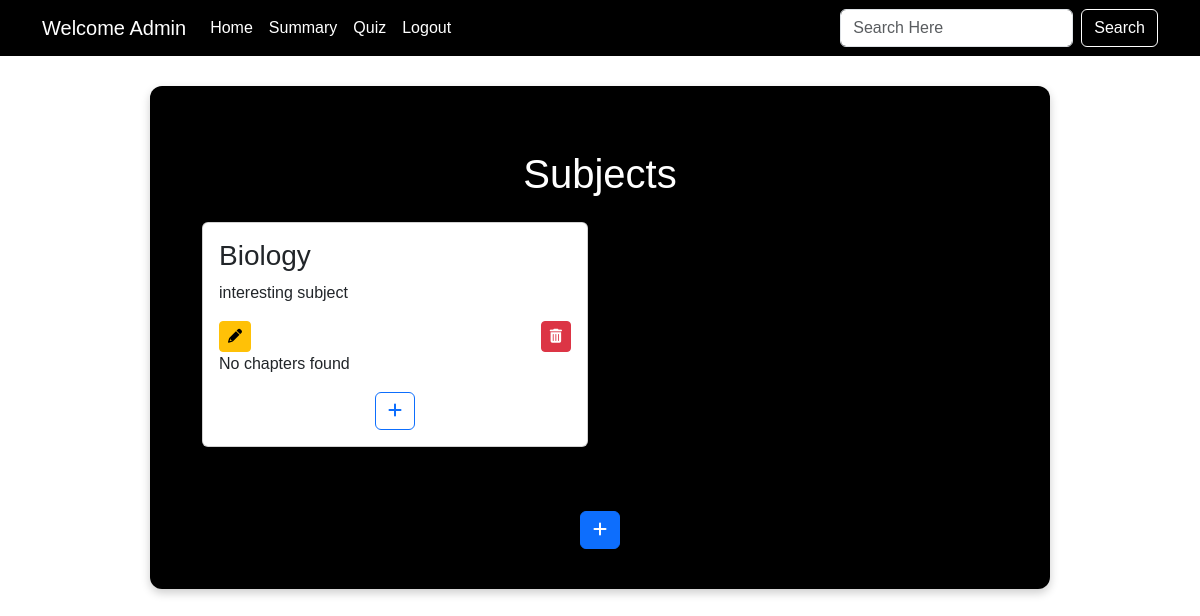
The page /admin_dashboard/Aleena Ayesha Alvi  on the database as committed earlier.
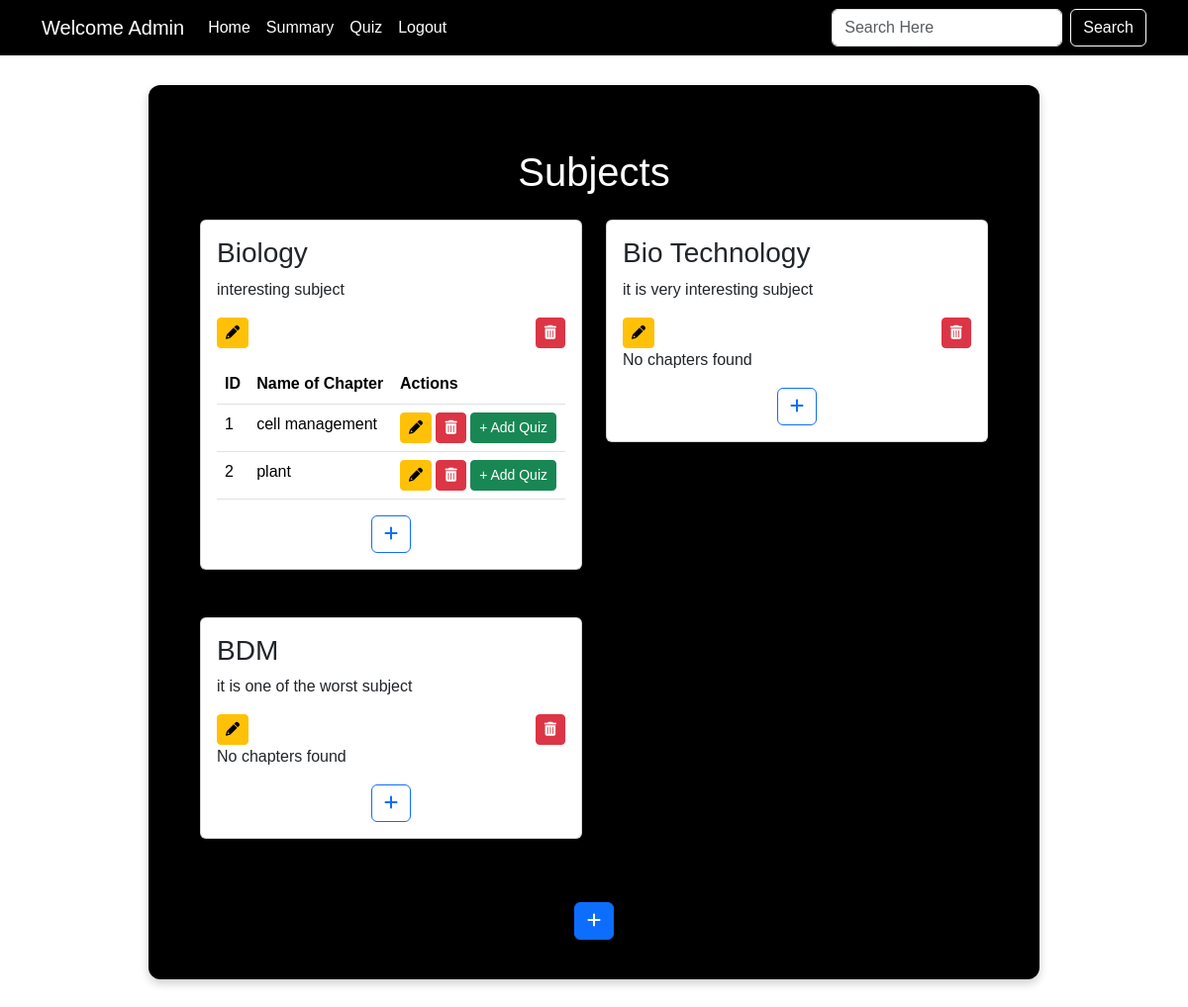
The same page on the database as committed later.
### backend/models.py (models this page shows)
class Subject(db.Model):
    __tablename__ = "subjects"
    id = db.Column(db.Integer, primary_key=True)
    subj_name = db.Column(db.String(80), nullable=False)
    subj_desc = db.Column(db.String(200))
    chapters = db.relationship("Chapter", backref="subjects", lazy=True, cascade="all,delete")

class Chapter(db.Model):
    __tablename__ = "chapters"
    id = db.Column(db.Integer, primary_key=True)
    subject_id = db.Column(db.Integer, db.ForeignKey("subjects.id"), nullable=False)  # Fixed FK
    chapter_name = db.Column(db.String(80), nullable=False)
    chapt_desc = db.Column(db.String(200))
    quizzes = db.relationship("Quiz", backref="chapters", lazy=True, cascade="all,delete")

### backend/controllers.py (the view)
@app.route('/admin_dashboard/<name>', methods=['GET', 'POST'])
def admin_dashboard(name):
    if request.method == 'POST':
        pass
    subjects = Subject.query.all()
    return render_template('admin_dashboard.html', name=name, subjects=subjects)

### templates/admin_dashboard.html (shortened to what this page needs)
{% extends 'admin_layout.html' %}
{% block content %}
  <div class="container">
    <h1 class="text-center my-4" style="color:white;">Subjects</h1>
    {% if subjects %}
      <div class="row">
        {% for subject in subjects %}
          <div class="col-sm-6 mb-4">
            <div class="card mb-4">
              <div class="card-body">
                <h3 class="card-title">{{ subject.subj_name }}</h3>
                <p class="card-text">{{ subject.subj_desc }}</p>
                <div class="d-flex justify-content-between">
                  <a href="/edit_subject/{{ subject.id }}/{{ name }}" class="btn btn-warning btn-sm">
                    <i class="fas fa-pencil-alt"></i>
                  </a>
                  <a href="/delete_subject/{{ subject.id }}/{{ name }}" class="btn btn-danger btn-sm"
                     onclick="return confirm('Are you sure you want to delete this subject?')">
                    <i class="fas fa-trash-alt"></i>
                  </a>
                </div>
                {% if subject.chapters %}
                  <table class="table mt-3">
                    <thead>
                      <tr>
                        <th>ID</th>
                        <th>Name of Chapter</th>
                        <th>Actions</th>
                      </tr>
                    </thead>
                    <tbody>
                      {% for chapter in subject.chapters %}
                        <tr>
                          <td>{{ loop.index }}</td>
                          <td>{{ chapter.chapter_name }}</td>
                          <td>
                            <a href="/edit_chapter/{{ chapter.id }}/{{ name }}" class="btn btn-warning btn-sm">
                              <i class="fas fa-pencil-alt"></i>
                            </a>
                            <a href="/delete_chapter/{{ chapter.id }}/{{ name }}" class="btn btn-danger btn-sm"
                               onclick="return confirm('Are you sure you want to delete this chapter?')">
                              <i class="fas fa-trash-alt"></i>
                            </a>
                            <a href="/add_quiz/{{ chapter.id }}/{{ name }}" class="btn btn-success btn-sm">+ Add Quiz</a>
                          </td>
                        </tr>
                      {% endfor %}
                    </tbody>
                  </table>
                {% else %}
                  <p>No chapters found</p>
                {% endif %}
                <div class="text-center mt-2">
                  <a href="/add_chapters/{{ subject.id }}/{{ name }}" class="btn btn-outline-primary btn-circle">
                    <i class="fas fa-plus"></i>
                  </a>
                </div>
              </div>
            </div>
          </div>
        {% endfor %}
      </div>
    {% else %}
      <h3 class="text-center">No Subjects Found</h3>
    {% endif %}
    <div class="text-center mt-3">
      <a href="/add_subjects/{{ name }}" class="btn btn-primary btn-circle">
        <i class="fas fa-plus"></i>
      </a>
    </div>
  </div>
{% endblock %}

### templates/admin_layout.html (shortened to what this page needs)
<!doctype html>
<html lang="en">
<head>
  <link href="https://cdn.jsdelivr.net/npm/bootstrap@5.3.2/dist/css/bootstrap.min.css" rel="stylesheet"
>
  <link rel="stylesheet" href="https://cdnjs.cloudflare.com/ajax/libs/font-awesome/6.0.0-beta3/css/all.min.css">
</head>
<body>
  <nav class="navbar navbar-expand-lg navbar-dark">
    <div class="container">
      <span class="navbar-brand">Welcome Admin</span>
      <div class="collapse navbar-collapse" id="navbarNav">
        <ul class="navbar-nav me-auto">
          <li class="nav-item"><a class="nav-link" href="/admin_dashboard/{{name}}">Home</a></li>
          <li class="nav-item"><a class="nav-link" href="/admin_summary">Summary</a></li>
          <li class="nav-item"><a class="nav-link" href="/admin_quiz_dashboard/{{name}}">Quiz</a></li>
          <li class="nav-item"><a class="nav-link" href="/login">Logout</a></li>
        </ul>
        <form class="d-flex" method="POST" action="/adminsearch/{{name}}">
          <input class="form-control me-2" type="text" placeholder="Search Here" name="search_txt" id="search_txt">
          <button class="btn btn-outline-light" type="submit">Search</button>
        </form>
      </div>
    </div>
  </nav>
  <div class="container-box">
    {% block content %}
    {% endblock %}
  </div>
</body>
</html>

### templates/admin_layout.html (style rules this page uses)
body { background-color: white; font-family: Arial, sans-serif; }
.navbar { background-color: black !important; }
.navbar .navbar-brand, .navbar .nav-link { color: white !important; }
.btn-outline-light { border-color: white; color: white; }
.container-box { background: black; padding: 40px; border-radius: 12px; box-shadow: 0 4px 10px rgba(0, 0, 0, 0.2); width: 90%; max-width: 900px; margin: 30px auto; }

Rows that differ between the two databases and show on the page:
computed for Subject "Biology": text "No chapters found" → "ID Name of Chapter Actions"
added Chapter: chapter_name "cell management", shown under Subject "Biology"
added Chapter: chapter_name "plant", shown under Subject "Biology"
added Subject: subj_name "Bio Technology", subj_desc "it is very interesting subject", shows "No chapters found"
added Subject: subj_name "BDM", subj_desc "it is one of the worst subject", shows "No chapters found"
